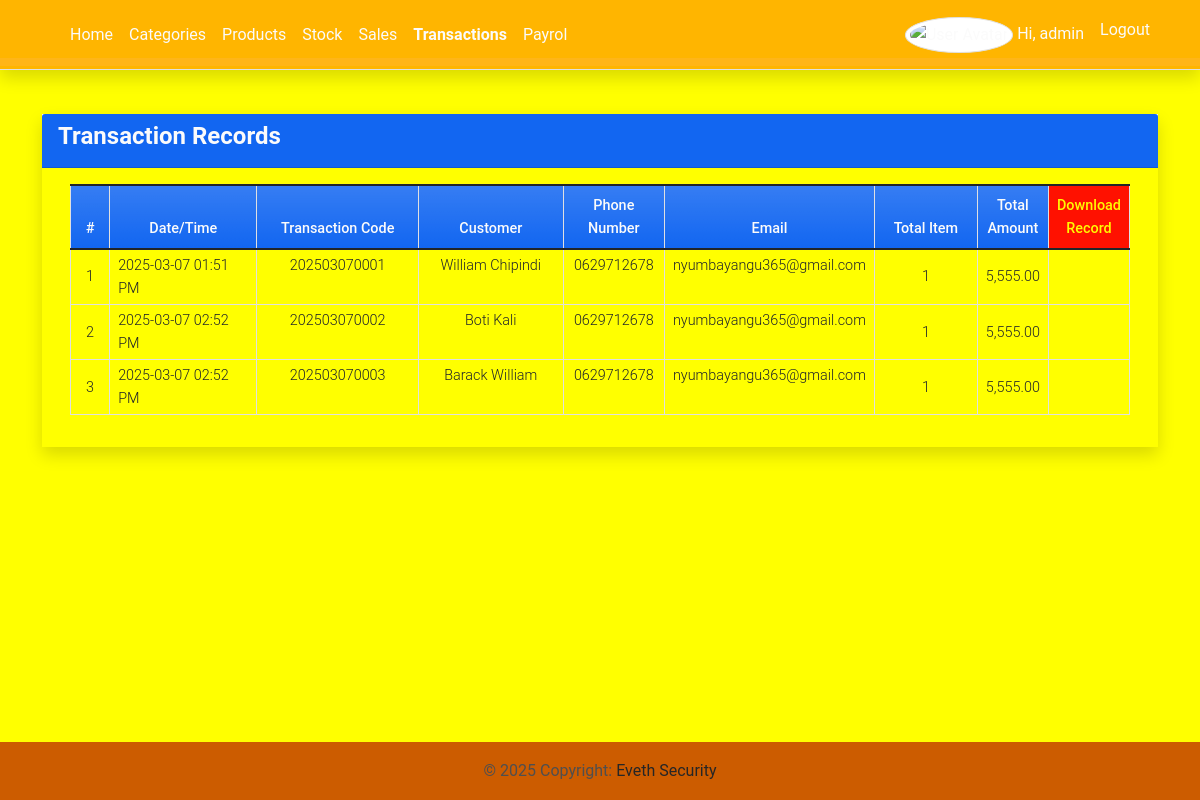
The page /invoices (signed in) on the database its author committed.
### imsApp/models.py (models this page shows, shortened)
class Invoice(models.Model):
    transaction = models.CharField(max_length = 250)
    customer = models.CharField(max_length=300)
    phone_number = models.CharField(max_length=15, null=True, blank=True)  # Add this field
    email = models.EmailField(null=True, blank=True)
    total = models.FloatField(default= 0)
    date_created = models.DateTimeField(default=timezone.now)
    date_updated = models.DateTimeField(auto_now=True)
    def item_count(self):
        return Invoice_Item.objects.filter(invoice = self).aggregate(Sum('quantity'))['quantity__sum']

### imsApp/views.py (the view)
# urls.py: path('invoices',views.invoices,name='invoice-page'),
@login_required
def invoices(request):
    invoices = Invoice.objects.all()  # Get all invoices from the database
    context = {
        'page_title': 'Invoices',
        'invoices': invoices  # Pass invoices data to the context
    }
    if 'download_pdf' in request.GET:  # If download PDF is requested
        request.session['pdf_context'] = context  # Store the context in session
        return generate_pdf(request)  # Call generate_pdf to generate the PDF
    return render(request, 'invoices.html', context)

### imsApp/templates/invoices.html (shortened to what this page needs)
{% extends 'base.html' %} {% load humanize %} {% block pageContent %}
<div class="col-lg-12 col-md-12 col-sm-12 col-xs-12">
    <div class="card card-default rounded-0 shadow ">
        <div class="card-header bg-primary">
            <div class="d-flex w-100 align-items-center justify-content-between">
                <h4 class="card-title fw-bold text-light">Transaction Records</h4>
            </div>
        </div>
        <div class="card-body" style="background-color: yellow;">
            <div class="container-fluid">
                <table class="table table-bordered" id="invoice-list">
                    <colgroup>
                        <col width="5%">
                        <col width="20%">
                        <col width="20%">
                        <col width="20%">
                        <col width="10%">
                        <col width="10%">
                        <col width="15%">
                    </colgroup>
                    <thead>
                        <tr class="bg-gradient bg-primary bg-opacity-50 text-light">
                            <th class="px-2 py-2 text-center">#</th>
                            <th class="px-2 py-2 text-center">Date/Time</th>
                            <th class="px-2 py-2 text-center">Transaction Code</th>
                            <th class="px-2 py-2 text-center">Customer</th>
                            <th class="px-2 py-2 text-center">Phone Number</th>
                            <th class="px-2 py-2 text-center">Email</th>
                            <th class="px-2 py-2 text-center">Total Item</th>
                            <th class="px-2 py-2 text-center">Total Amount</th>
                            <th class="px-2 py-2 text-center" style="background-color: rgb(255, 17, 0)"><a href="{% url 'generate_pdf' %}" style="color: rgb(255, 251, 0);">Download Record</a></th>
                        </tr>
                    </thead>
                    <tbody>
                        {% for invoice in invoices %}
                        <tr>
                            <td class="px-2 py-1 align-middle text-center">{{ forloop.counter }}</td>
                            <td class="px-2 py-1 align-middle">{{ invoice.date_created|date:"Y-m-d h:i A" }}</td>
                            <td class="px-2 py-1 text-center">{{ invoice.transaction }}</td>
                            <td class="px-2 py-1 text-center">{{ invoice.customer }}</td>
                            <td class="px-2 py-1 text-center">{{ invoice.phone_number }}</td>
                            <td class="px-2 py-1 text-center">{{ invoice.email }}</td>
                            <td class="px-2 py-1 align-middle text-center">{{ invoice.item_count|floatformat:0|intcomma }}</td>
                            <td class="px-2 py-1 align-middle text-center">{{ invoice.total|floatformat:2|intcomma }}</td>
                            <td class="px-2 py-1 align-middle text-center">
                            </td>
                        </tr>
                        {% endfor %}
                    </tbody>
                </table>
            </div>
        </div>
    </div>
</div>
{% endblock pageContent %}

### imsApp/templates/base.html (shortened to what this page needs)
{% load static %}
<!DOCTYPE html>
<html lang="en">
<head>
    <link rel="stylesheet" href="{% static 'assets/font-awesome/css/all.min.css' %}">
    <link rel="stylesheet" href="{% static 'assets/bootstrap/css/bootstrap.min.css' %}">
    <link rel="stylesheet" href="{% static 'assets/select2/dist/css/select2.min.css' %}">
    <link rel="stylesheet" href="{% static 'assets/mdb-blogtemplate/css/mdb.min.css' %}" />
    <link rel="stylesheet" href="{% static 'assets/DataTables/datatables.min.css' %}" />
    <link rel="stylesheet" href="{% static 'assets/default/css/style.css' %}">
</head>
<body class="" style="background-color:yellow">
    {% block TopNavigation %}
    {% load static %}
<header>
    <nav class="navbar navbar-expand-lg navbar-light fixed-top shadow border-bottom" style="background-color: hsla(41, 100%, 50%, 0.904);">
        <div class="container">
            <a class="navbar-brand" target="_blank" href="{% url 'admin:index' %}">
            </a>
            <div class="collapse navbar-collapse" id="navbarExample01">
                <ul class="navbar-nav me-auto mb-2 mb-lg-0" id="topNav">
                    {% if user.id %}
                    <li class="nav-item">
                        <a class="nav-link text-light" aria-current="page" href="{% url 'home-page' %}">Home</a>
                    </li>
                    <li class="nav-item">
                        <a class="nav-link  text-light" aria-current="page" href="{% url 'category-page' %}">Categories</a>
                    </li>
                    <li class="nav-item">
                        <a class="nav-link  text-light" aria-current="page" href="{% url 'product-page' %}">Products</a>
                    </li>
                    <li class="nav-item">
                        <a class="nav-link  text-light" aria-current="page" href="{% url 'inventory-page' %}">Stock</a>
                    </li>
                    <li class="nav-item">
                        <a class="nav-link  text-light" aria-current="page" href="{% url 'sales-page' %}">Sales</a>
                    </li>
                    <li class="nav-item">
                        <a class="nav-link  text-light" aria-current="page" href="{% url 'invoice-page' %}">Transactions</a>
                    </li>
                    <li class="nav-item">
                        <a class="nav-link  text-light" aria-current="page" href="{% url 'payroll_list' %}">Payrol</a>
                    </li>
                    {% endif %}
                </ul>
                <ul class="navbar-nav d-flex flex-row">
                    {% if user.id %} {% if user.profile.user_type == 1 %} {% endif %}
                    <li class="nav-item me-3 me-lg-0">
                        <a class="nav-link  text-light" href="{% url 'profile' %}">
                            <span class="me-1"><img src="{% static 'img/default-avatar.png' %}" alt="User Avatar" id="user-avatar" class="img-thumbnail rounded-circle"></span>Hi, {{ user.username }}
                        </a>
                    </li>
                    <li class="nav-item me-3 me-lg-0">
                        <a class="nav-link  text-light" href="{% url 'logout' %}">Logout</a>
                    </li>
                    {% endif %}
                </ul>
            </div>
        </div>
    </nav>
</header>
    {% endblock TopNavigation %}
    <main class="py-5">
        <div class="container mb-3">
             {% block pageContent %} {% endblock pageContent %}
        </div>
    </main>
    <footer class="text-lg-start" style="background-color: #ff7300">
        <div class="text-center p-3" style="background-color: rgba(0, 0, 0, 0.2);">
            © {% now 'Y' %} Copyright:
            <a class="text-dark" href="{% url 'admin:index' %}" target="_blank">Eveth Security</a>
        </div>
    </footer>
</body>
</html>

### static/assets/default/css/style.css (style rules this page uses)
html, body { height: 100%; width: 100%; max-height: 100%; overflow: auto; display: flex; flex-direction: column; }
body>header { flex-shrink: auto; }
body>main { flex-shrink: auto; flex-grow: auto; overflow: auto; }
body>footer { flex-shrink: auto; position: absolute; bottom: 0; left: 0; width: calc(100%); }
#user-avatar { width: 1.8rem; height: 1.8rem; object-fit: scale-down; object-position: center center; }
.nav-item.active a.nav-link { font-weight: bolder !important; }

### rows shown on the page
Invoice: date_created "2025-03-07 01:51 PM", transaction "202503070001", customer "William Chipindi", phone_number "0629712678", email "nyumbayangu365@gmail.com", item_count "1", total "5,555.00"
Invoice: date_created "2025-03-07 02:52 PM", transaction "202503070002", customer "Boti Kali", phone_number "0629712678", email "nyumbayangu365@gmail.com", item_count "1", total "5,555.00"
Invoice: date_created "2025-03-07 02:52 PM", transaction "202503070003", customer "Barack William", phone_number "0629712678", email "nyumbayangu365@gmail.com", item_count "1", total "5,555.00"

### other values the page prints
{{ user.username }} "admin"
